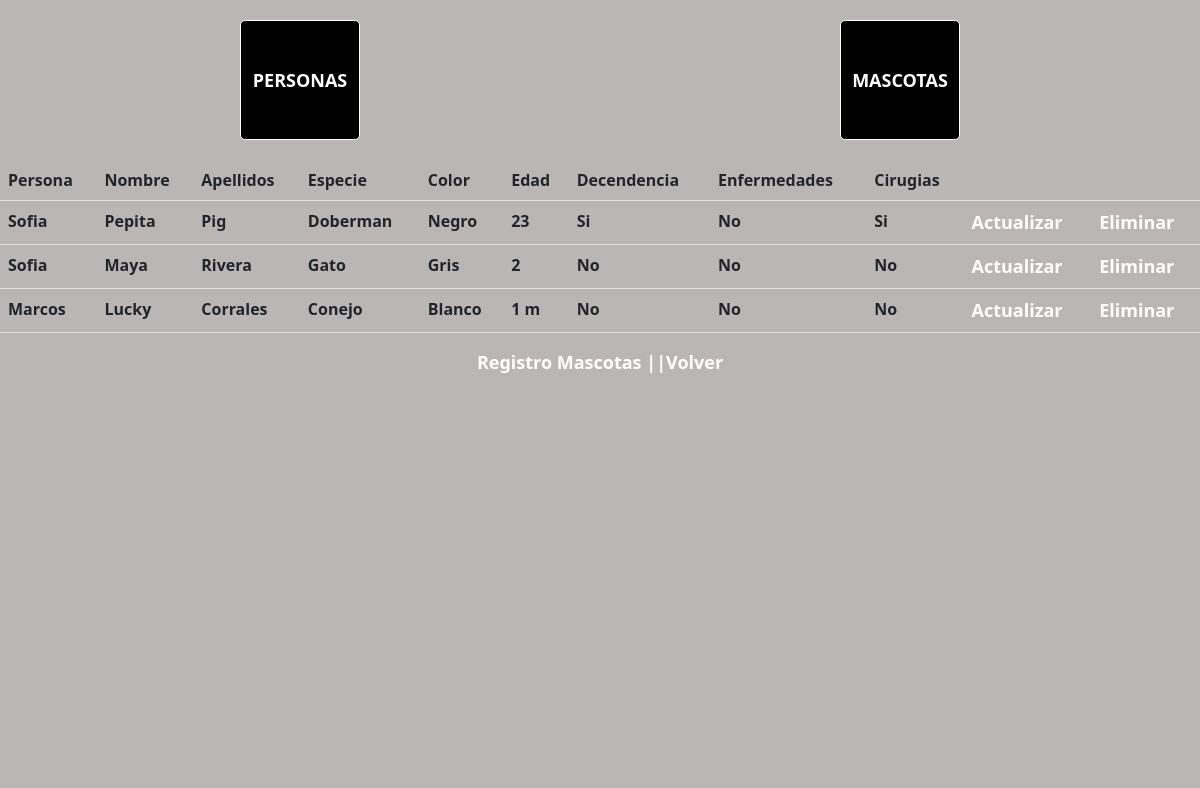
The page /verMascotas/ on the database as committed earlier.
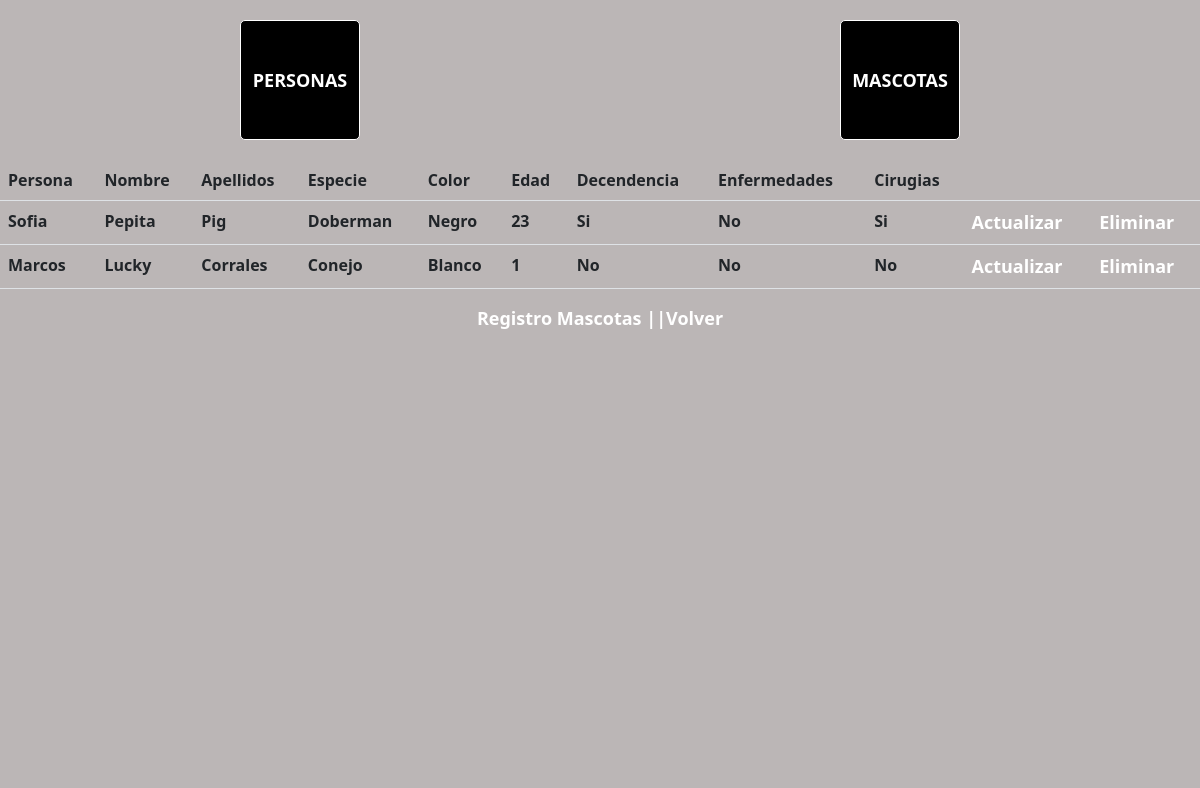
The same page on the database as committed later.
### RELACION/models.py (models this page shows, shortened)
class Mascota(models.Model):
    persona = models.ForeignKey(Persona, on_delete=models.CASCADE)
    nombre = models.CharField(max_length=30,blank=False,null=False)
    apellidos = models.CharField(max_length=30,blank=False,null=False)
    especie = models.CharField(max_length=30,blank=True,null=True)
    color = models.CharField(max_length=30,blank=True,null=True)
    edad = models.CharField(max_length=3 , blank=False, null = False)
    decendencia = models.CharField(max_length = 2, blank=True,null=True,default='No')
    enfermedades = models.CharField(max_length = 2, blank=True,null=True,default='No')
    cirugias = models.CharField(max_length = 2, blank=True,null=True,default='No')

class Persona(models.Model):
    nombre = models.CharField(max_length=50,blank=False,null=False)
    apellido = models.CharField(max_length=50,blank=False,null=False)
    genero = models.CharField(max_length=50,blank=False,null=False)
    identificacion = models.CharField(max_length=50,blank=True,null=True)
    correo = models.EmailField(unique=True)
    telefono = models.CharField(max_length=15,blank=True,null=True)
    mobil = models.CharField(max_length=15,blank=True,null=True)
    direccion = models.CharField(max_length=50,blank=True,null=True)
    ciudad = models.CharField(max_length=50,blank=True,null=True)
    def __str__(self):
        return self.nombre

### RELACION/views.py (the view)
# urls.py: path('verMascotas/',views.verMascotas,name='verMascotas'),
def verMascotas(request):
    mascotas = Mascota.objects.all()
    context = {'mascotas':mascotas}
    return render(request,'detailMascotas.html',context)

### templates/detailMascotas.html (shortened to what this page needs)
{% extends 'base.html' %}
{% block 'main' %}
<table class="table">
    <tr>
        <th scope="col" >Persona</th>
        <th scope="col" >Nombre</th>
        <th scope="col" >Apellidos</th>
        <th scope="col" >Especie</th>
        <th scope="col" >Color</th>
        <th scope="col" >Edad</th>
        <th scope="col" >Decendencia</th>
        <th scope="col" >Enfermedades</th>
        <th scope="col" >Cirugias</th>
        <th scope="col" ></th>
        <th scope="col" ></th>
    </tr>
    {% for pet in mascotas %}
    <tr>
        <th scope="col" >{{pet.persona}}</th>
        <th scope="col" >{{pet.nombre}}</th>
        <th scope="col" >{{pet.apellidos}}</th>
        <th scope="col" >{{pet.especie}}</th>
        <th scope="col" >{{pet.color}}</th>
        <th scope="col" >{{pet.edad}}</th>
        <th scope="col" >{{pet.decendencia}}</th>
        <th scope="col" >{{pet.enfermedades}}</th>
        <th scope="col" >{{pet.cirugias}}</th>
        <th scope="col" ><a href='{% url 'editarMascota' id=pet.id %}'>Actualizar</a></th>
        <th scope="col" ><a href='{% url 'borrarMascota' id=pet.id %}'>Eliminar</a></th>
    </tr>
    {% endfor %}
</table>
<a href="{% url 'registromascotas' %}">Registro Mascotas || </a>
<a href="{% url 'index' %}"> Volver</a>
{% endblock  %}

### templates/base.html (shortened to what this page needs)
{% load static %}
<!DOCTYPE html>
<html lang="es">
<head>
    <link rel="stylesheet" href="{% static 'css/base.css' %}">
    <link rel="stylesheet" href="{% static 'css/bootstrap.css' %}">
</head>
<body>
    {% include 'header.html' %}
    <main>
        {% block 'main' %}{% endblock  %}
    </main>
</body>
</html>

### templates/header.html
{% load static %}
<header>
    <div class="boton"><a href="{% url 'verPersonas' %}">PERSONAS</a></div>
    <div class="boton"><a href="{% url 'verMascotas' %}">MASCOTAS</a></div>
</header>

### static/css/base.css (style rules this page uses)
* { background-color: rgb(187, 182, 182); margin: 0; padding: 0; }
header { display: flex; flex-flow: row wrap; width: 100vw; height: 20vh; justify-content: space-around; align-items: center; }
.boton { display: flex; align-items: center; justify-content: center; width: 10vw; height: 15vh; background-color: black; border: 1px solid white; border-radius: 5px; }
.boton a { text-decoration: none; font-size: large; font-weight: bolder; color: white; background-color: black; }
main { display: flex; flex-flow: row wrap; justify-content: center; align-content: flex-start; width: 100vw; height: 75vh; }
body a { color: white; text-decoration: none; font-size: large; font-weight: bolder; }

Rows that differ between the two databases and show on the page:
removed Mascota: persona "Sofia", nombre "Maya", apellidos "Rivera", especie "Gato", color "Gris", edad "2", decendencia "No", enfermedades "No", cirugias "No"
changed Mascota "Lucky": edad "1 m" → "1"
